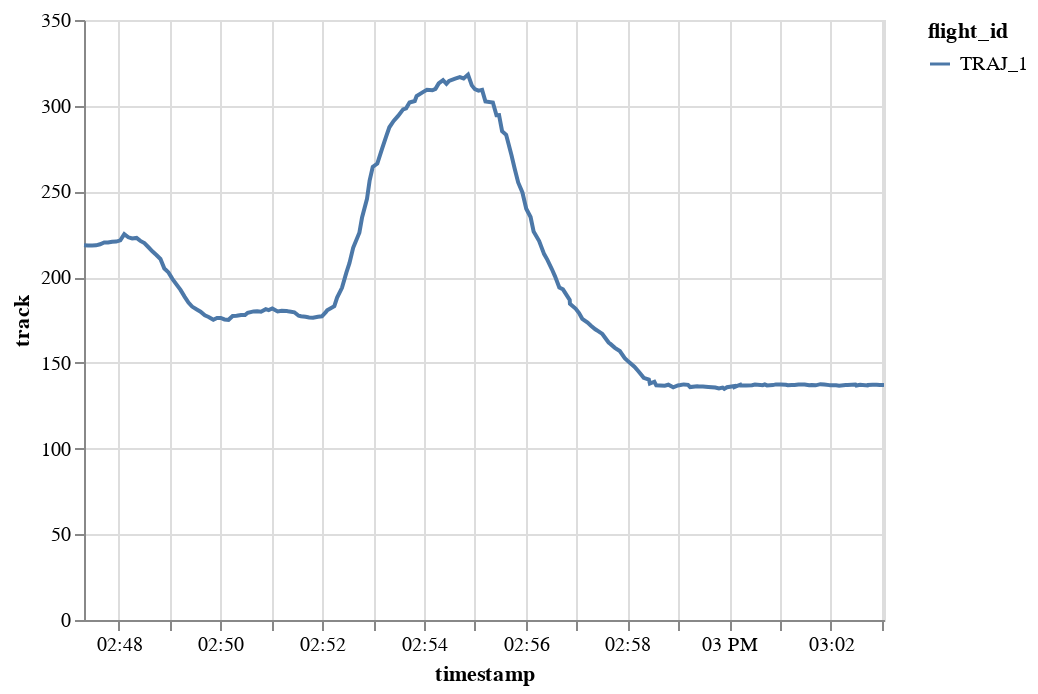

The notebook cell this image was saved under:
### Code cell
traffic[1].chart().encode(alt.Y("track"), alt.X("timestamp"), alt.Color("flight_id"))

### Figure 1 — Vega-Lite specification as saved in the notebook (floating-point values rounded to 4 significant figures; data arrays with more than 128 entries replaced by an {"elided": "..."} marker saying what was removed)
{"config": {"view": {"continuousWidth": 400, "continuousHeight": 300}}, "data": {"name": "data-e88461f6b956a43782920f9b43c1f75d"}, "mark": "line", "encoding": {"color": {"type": "nominal", "field": "flight_id"}, "x": {"type": "temporal", "field": "timestamp"}, "y": {"type": "quantitative", "field": "track"}}, "$schema": "https://vega.github.io/schema/vega-lite/v4.8.1.json", "datasets": {"data-e88461f6b956a43782920f9b43c1f75d": {"elided": "200 records"}}}
